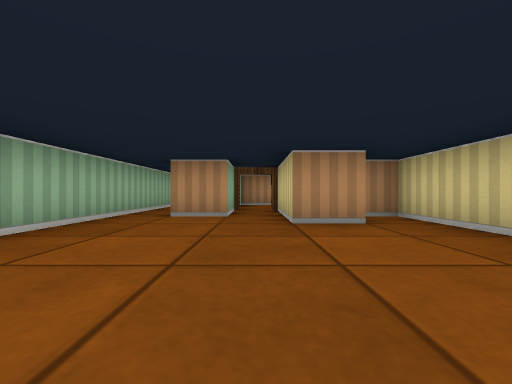
[1] (above)

24 first-person views from a walk through a cub3D ray-caster map. The camera is about half as high as the walls, looks level and sees 90° across. The floor is counted in squares. Each view is taken from the middle of a square. On the plan, view 1 faces up. The plan holds only what a view shows up to about 9 squares ahead; the rest is blank.

[2]
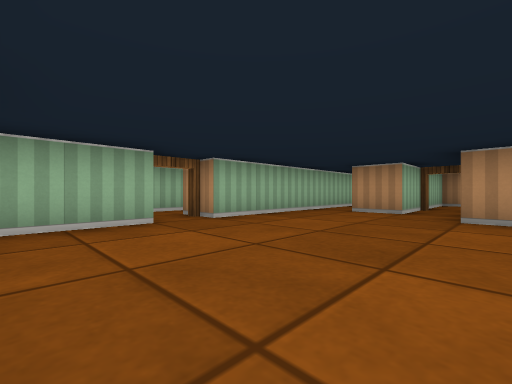

[3]
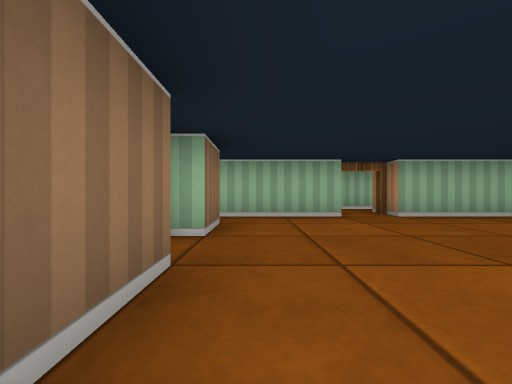

[4]
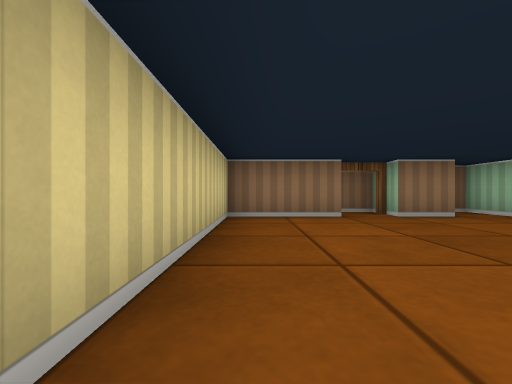

[5]
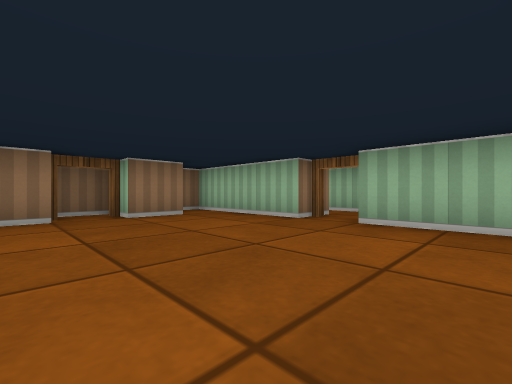

[6]
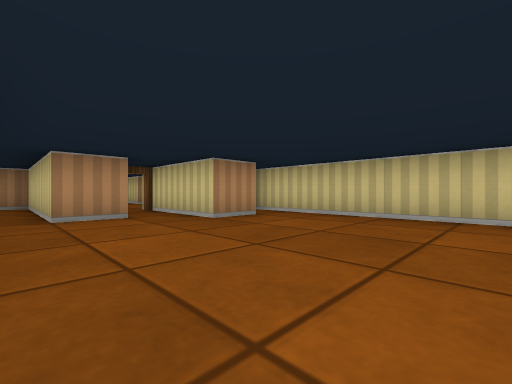

[7]
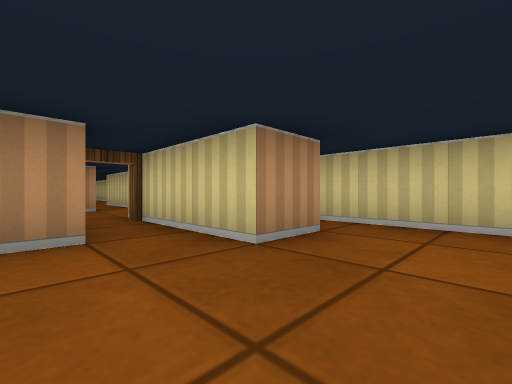

[8]
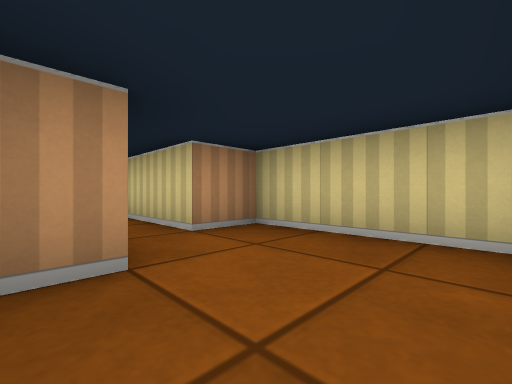

[9]
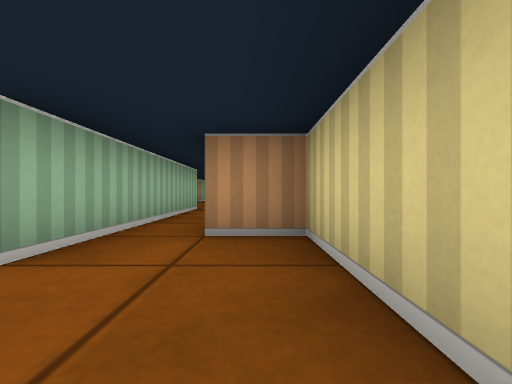

[10]
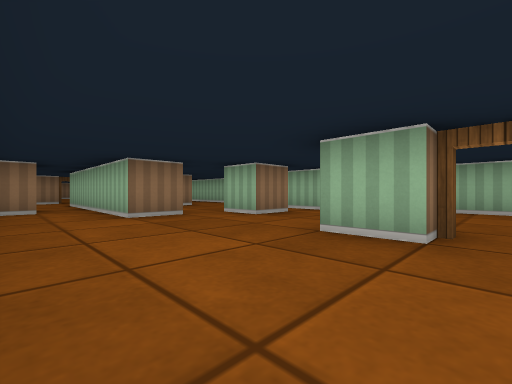

[11]
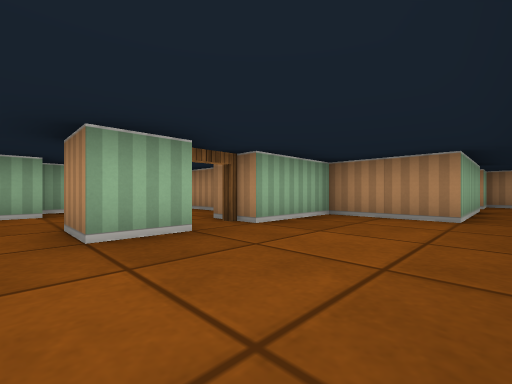

[12]
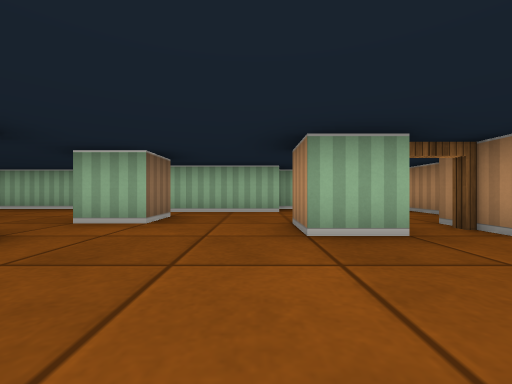

[13]
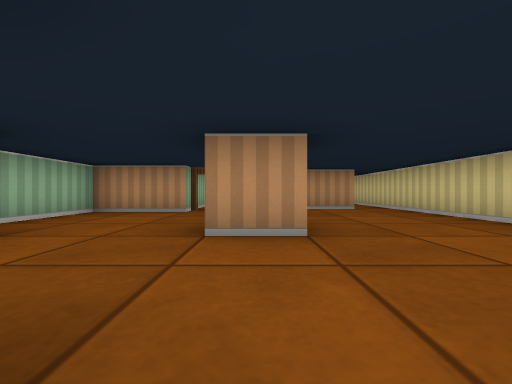

[14]
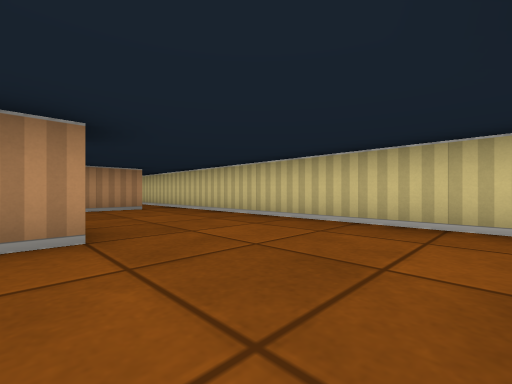

[15]
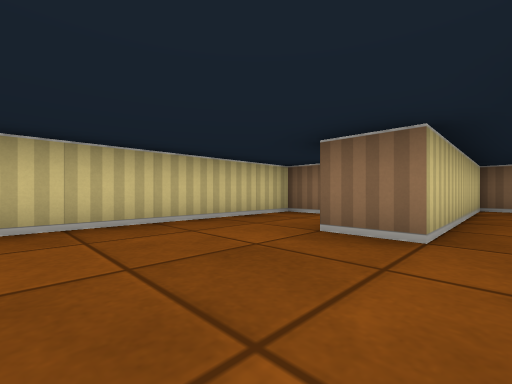

[16]
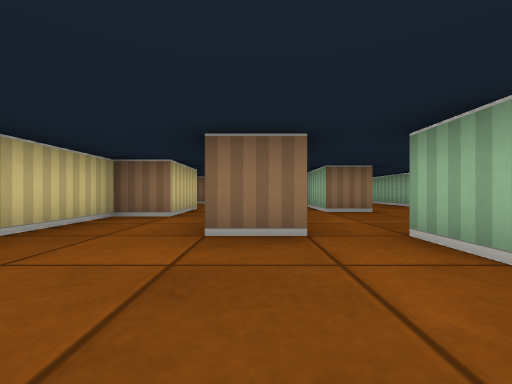

[17]
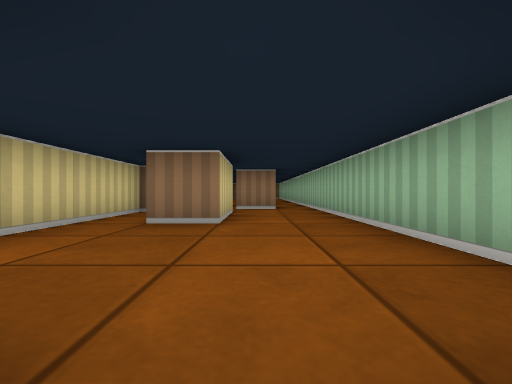

[18]
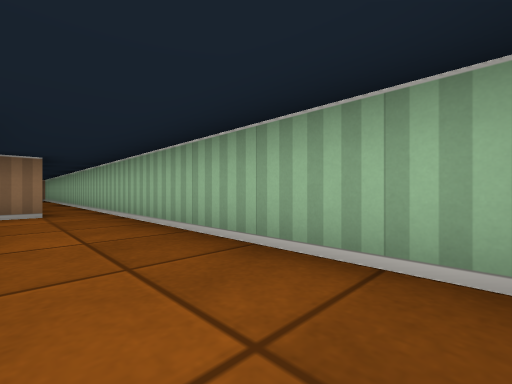

[19]
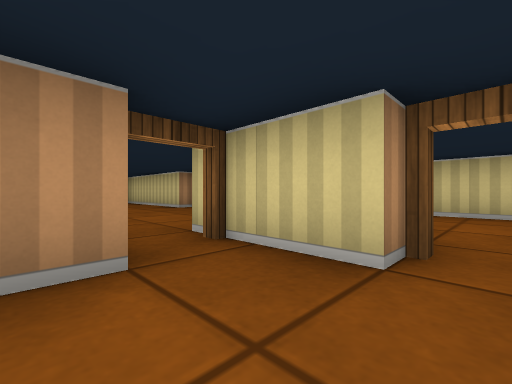

[20]
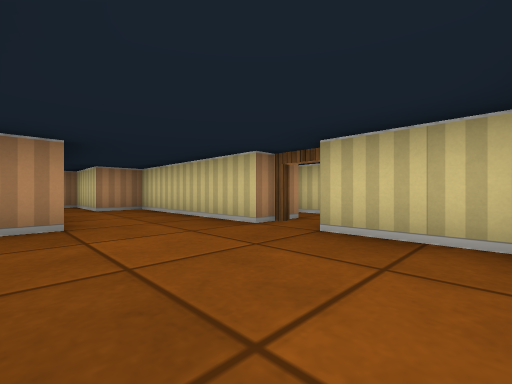

[21]
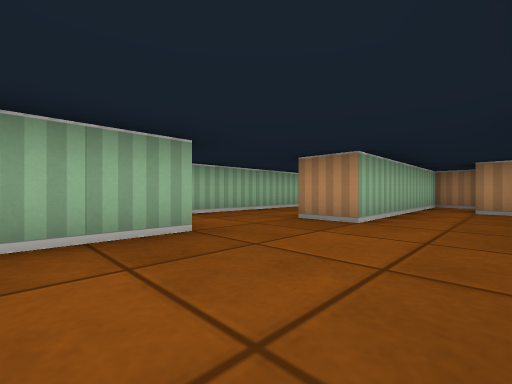

[22]
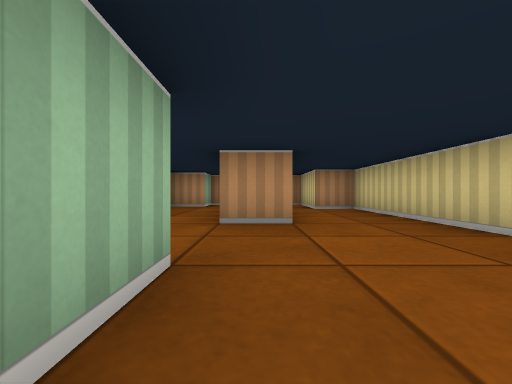

[23]
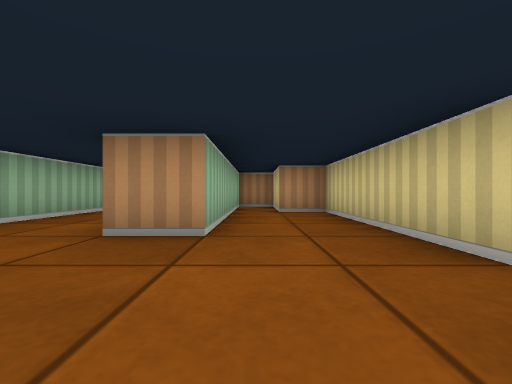

[24]
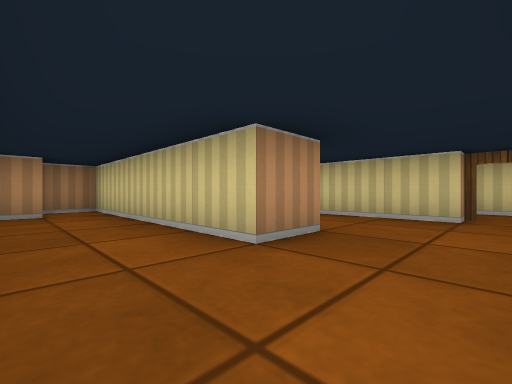

### Floor plan
Ten units are one square. View 1 is at (0, 0); x grows to the right and y downward. Boxes are objects, and circles mark ways between rooms. Rooms are numbered by the first view taken in them; rooms with no view inside come last. Other rooms are left out.
<svg viewBox="-50 -310 80 340">
<path fill="none" stroke="#000" d="M15 -35 5 -35 5 -65M-25 -5 -25 25 -20 25M4 15 25 15 25 -45 19 -45M-15 15 -5 15M-5 -60 -5 -45 -15 -45 -15 -75M-5 25 4 25M-25 -75 -25 -15M25 -70 25 -95 15 -95 15 -115M5 -115 5 -85 -5 -85 -5 -60M-25 -145 -15 -145 -15 -135M-5 -175 -5 -165 -15 -165M15 -115 25 -115 25 -252M-35 -166 -35 -136M-45 -130 -45 1M-15 -185 -15 -205M-10 -85 -5 -85 -5 -135 5 -135 5 -115M-25 -86 -25 -105 -15 -105 -15 -85 -20 -85M-25 -195 -45 -195 -45 -165M-15 -75 -15 -85M-35 -75 -25 -75M15 -234 15 -205 -5 -205 -5 -185M20 -255 15 -255 15 -245M-25 -235 -25 -195M5 -245 5 -285 -5 -285 -5 -305 -15 -305 -15 -255 -25 -255 -25 -305 -35 -305 -35 -295 -45 -295M5 -220 5 -235M-45 -289 -45 -246"/>
<circle cx="0" cy="-60" r="3" fill="#2a7"/>
<circle cx="-20" cy="-80" r="3" fill="#2a7"/>
<circle cx="-30" cy="-10" r="3" fill="#2a7"/>
<circle cx="10" cy="-120" r="3" fill="#2a7"/>
<circle cx="-20" cy="-200" r="3" fill="#2a7"/>
<circle cx="10" cy="-240" r="3" fill="#2a7"/>
<text x="0" y="-20">1</text>
<text x="10" y="-80">2</text>
<text x="-10" y="-140">3</text>
<text x="-20" y="-250">4</text>
</svg>
Room 1 opens to room 2. Room 1 opens to room 3. Room 2 opens to room 3. Room 3 opens to room 4.

Where each view was taken, in squares from view 1:
view 1: 0 up, 0 right, facing up
view 2: 1 down, 1 right, facing up-left
view 3: 1 down, 2 right, facing left
view 4: 3 up, 2 right, facing down
view 5: 3 up, 1 right, facing down-left
view 6: 0 up, 2 left, facing up-right
view 7: 2 up, 1 left, facing up-right
view 8: 7 up, 0 right, facing up-right
view 9: 7 up, 2 right, facing up
view 10: 18 up, 2 right, facing down-left
view 11: 16 up, 2 right, facing up-left
view 12: 16 up, 2 right, facing left
view 13: 14 up, 1 left, facing up
view 14: 14 up, 1 left, facing up-right
view 15: 16 up, 1 left, facing down-right
view 16: 16 up, 0 right, facing down
view 17: 14 up, 3 left, facing down
view 18: 13 up, 3 left, facing down-left
view 19: 18 up, 3 left, facing up-right
view 20: 22 up, 2 left, facing up-right
view 21: 22 up, 0 right, facing up-left
view 22: 22 up, 2 left, facing up
view 23: 23 up, 1 left, facing up
view 24: 24 up, 4 left, facing up-right
